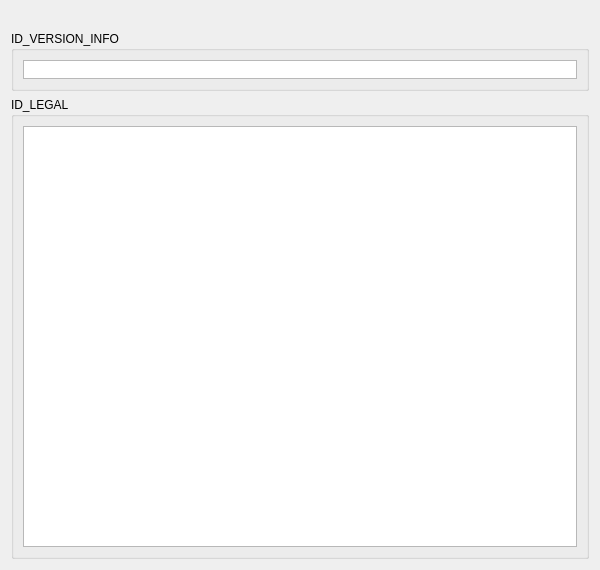
<?xml version="1.0" encoding="UTF-8"?>
<ui version="4.0">
 <class>AboutDialogEM5</class>
 <widget class="QDialog" name="AboutDialogEM5">
  <property name="geometry">
   <rect>
    <x>0</x>
    <y>0</y>
    <width>600</width>
    <height>570</height>
   </rect>
  </property>
  <property name="sizePolicy">
   <sizepolicy hsizetype="Expanding" vsizetype="Expanding">
    <horstretch>0</horstretch>
    <verstretch>0</verstretch>
   </sizepolicy>
  </property>
  <property name="minimumSize">
   <size>
    <width>600</width>
    <height>0</height>
   </size>
  </property>
  <property name="maximumSize">
   <size>
    <width>600</width>
    <height>16777215</height>
   </size>
  </property>
  <property name="windowTitle">
   <string>ID_ABOUT</string>
  </property>
  <layout class="QVBoxLayout" name="verticalLayout">
   <item>
    <widget class="QLabel" name="labelQsfLogo">
     <property name="sizePolicy">
      <sizepolicy hsizetype="Expanding" vsizetype="Preferred">
       <horstretch>0</horstretch>
       <verstretch>0</verstretch>
      </sizepolicy>
     </property>
     <property name="minimumSize">
      <size>
       <width>365</width>
       <height>0</height>
      </size>
     </property>
     <property name="text">
      <string/>
     </property>
     <property name="pixmap">
      <pixmap>:/em5editor_aboutscreen.png</pixmap>
     </property>
     <property name="alignment">
      <set>Qt::AlignCenter</set>
     </property>
    </widget>
   </item>
   <item>
    <widget class="QGroupBox" name="groupBoxVersionInfo">
     <property name="sizePolicy">
      <sizepolicy hsizetype="Preferred" vsizetype="Preferred">
       <horstretch>0</horstretch>
       <verstretch>1</verstretch>
      </sizepolicy>
     </property>
     <property name="maximumSize">
      <size>
       <width>16777215</width>
       <height>60</height>
      </size>
     </property>
     <property name="title">
      <string>ID_VERSION_INFO</string>
     </property>
     <layout class="QGridLayout" name="gridLayout_3">
      <item row="0" column="0">
       <widget class="QListWidget" name="listWidgetVersionInfo">
        <property name="sizePolicy">
         <sizepolicy hsizetype="Expanding" vsizetype="Expanding">
          <horstretch>0</horstretch>
          <verstretch>0</verstretch>
         </sizepolicy>
        </property>
        <property name="minimumSize">
         <size>
          <width>0</width>
          <height>0</height>
         </size>
        </property>
        <property name="alternatingRowColors">
         <bool>true</bool>
        </property>
        <property name="uniformItemSizes">
         <bool>false</bool>
        </property>
       </widget>
      </item>
     </layout>
    </widget>
   </item>
   <item>
    <widget class="QGroupBox" name="groupBoxCredits">
     <property name="sizePolicy">
      <sizepolicy hsizetype="Preferred" vsizetype="Preferred">
       <horstretch>0</horstretch>
       <verstretch>2</verstretch>
      </sizepolicy>
     </property>
     <property name="title">
      <string>ID_LEGAL</string>
     </property>
     <layout class="QGridLayout" name="gridLayout_2">
      <item row="0" column="0">
       <widget class="QPlainTextEdit" name="plainTextEdit"/>
      </item>
     </layout>
    </widget>
   </item>
  </layout>
 </widget>
 <resources/>
 <connections/>
</ui>
